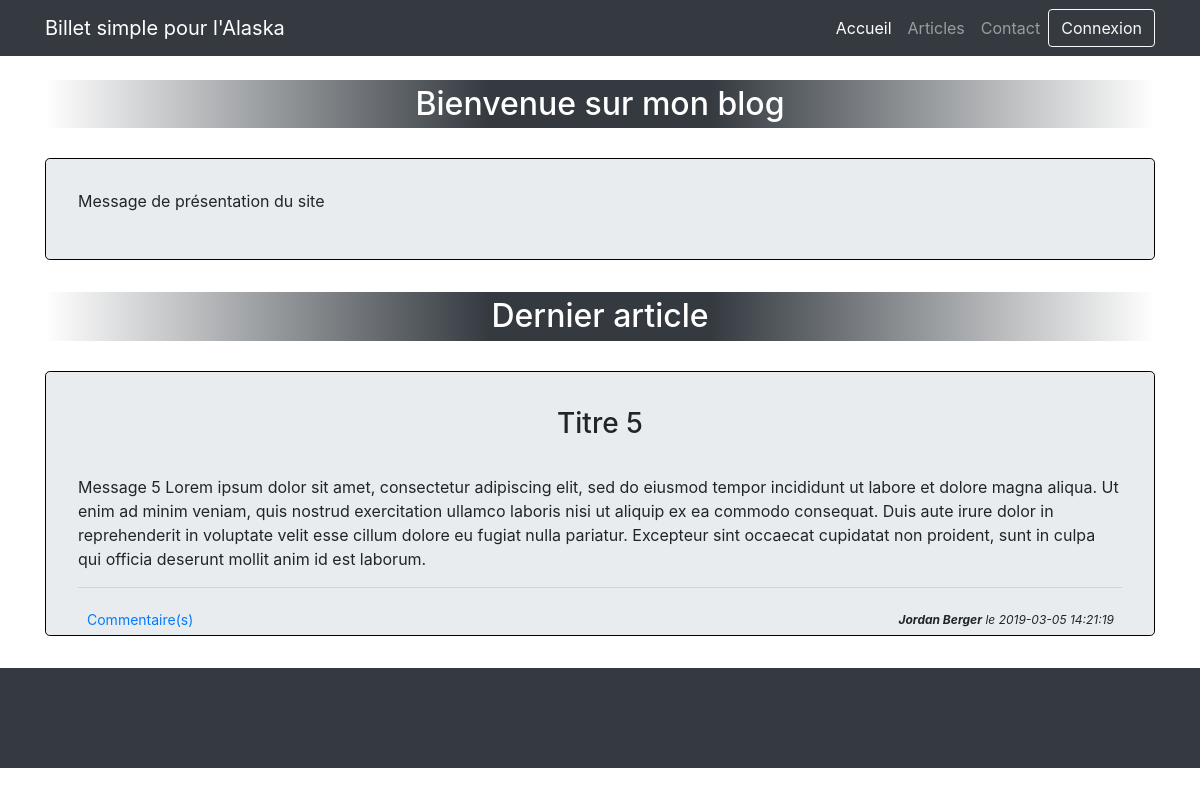
The page / on the database its author committed.
### tables this page shows
CREATE TABLE IF NOT EXISTS `posts` (
  `id` int(11) NOT NULL AUTO_INCREMENT,
  `title` char(255) NOT NULL,
  `author` char(255) NOT NULL,
  `datePost` timestamp NOT NULL DEFAULT CURRENT_TIMESTAMP,
  `text` varchar(535) NOT NULL,
  PRIMARY KEY (`id`)
);

### controller/frontend.php (called while the page is built, shortened)
<?php
require_once('model/DbManager.php');
require_once('model/PostManager.php');
function home()
{
    $postManager = new PostManager('posts');
    $post = $postManager->getLastPost();
    require('view/accueil.php');
}

### model/DbManager.php (called while the page is built)
<?php
class DbManager
{
    protected function dbConnect()
    {
        require('dbConfig.php');
        try
        {
            $db = new PDO('mysql:host=' . $dbHost . ';dbname=' . $dbName . ';charset=utf8', $dbUser, $dbPassword);
            return $db;
        }
        catch(Exception $e)
        {
            die('Erreur : '.$e->getMessage());
        }
    }
}

### model/PostManager.php (called while the page is built, shortened)
<?php
require_once('model/Post.php');
class PostManager extends DbManager
{
    public function __construct($table)
    {
        $this->db = parent::dbConnect();
        $this->table = $table;
    }
    public function getLastPost()
    {
        $req = $this->db->query('SELECT * FROM ' . $this->table . ' ORDER BY id DESC LIMIT 1');
        $data = $req->fetch(PDO::FETCH_ASSOC);
        return new Post($data);
    }
}

### model/Post.php (called while the page is built, shortened)
<?php
class Post
{
    private $_title;
    private $_author;
    private $_datePost;
    private $_text;
    public function hydrate(array $data)
    {
      foreach ($data as $key => $value)
      {
        $method = 'set'.ucfirst($key);
      }
    }
    public function title()
    {
        return $this->_title;
    }
    public function author()
    {
        return $this->_author;
    }
    public function datePost()
    {
        return $this->_datePost;
    }
    public function text()
    {
        return $this->_text;
    }
    public function setTitle($title)
    {
        if (is_string($title))
        {
            $this->_title = $title;
        }
    }
    public function setAuthor($author)
    {
        if (is_string($author))
        {
            $this->_author = $author;
        }
    }
    public function setText($text)
    {
        if (is_string($text))
        {
            $this->_text = $text;
        }
    }
    public function setDatePost($datePost)
    {
        $this->_datePost = $datePost;
    }
}

### view/accueil.php (the view, shortened to what this page needs)
    <button class="btn btn-outline-light" type="button" data-toggle="modal" data-target="#modalLogin">Connexion</button>
    <h2>Bienvenue sur mon blog</h2>
    <section>
        <p>Message de présentation du site</p>
    </section>
    <?php
    if (isset($post)) {
    ?>
    <h2>Dernier article</h2>
    <section class="post">
        <h3><?= htmlspecialchars($post->title()) ?></h3>
        <p><?= nl2br(htmlspecialchars($post->text())) ?></p>
        <hr>
        <div class="post-option">
            <p><strong><?= htmlspecialchars($post->author()) ?></strong> le <?= $post->datePost() ?></p>
        </div>
    </section>
    <?php
    }
    ?>
<?php require('view/template.php'); ?>

### public/css/style.css (style rules this page uses)
.jumbotron { padding-top: 30px; padding-bottom: 30px; border: solid black 1px; }
h2 { margin-bottom: 30px; text-align: center; padding: 5px; color: white; background: linear-gradient(to right, rgba(255, 255, 255, 0) 0%, #343a40 40%, #343a40 60%, rgba(255, 255, 255, 0) 100%); }
h3 { text-align: center; margin: 0 0 30px 0; padding : 5px; }
.date { font-size: 12px; margin: 0; }
.post { padding-bottom: 0px; }

### rows shown on the page
posts: title "Titre 5", text "Message 5 Lorem ipsum dolor sit amet, consectetur adipiscing elit, sed do eiusmod tempor incididunt ut labore et dolore magna aliqua. Ut enim ad minim veniam, quis nostrud exercitation ullamco laboris nisi ut aliquip ex ea commodo consequat. Duis aute irure dolor in reprehenderit in voluptate velit esse cillum dolore eu fugiat nulla pariatur. Excepteur sint occaecat cupidatat non proident, sunt in culpa qui officia deserunt mollit anim id est laborum.", author "Jordan Berger", datePost "2019-03-05 14:21:19"
